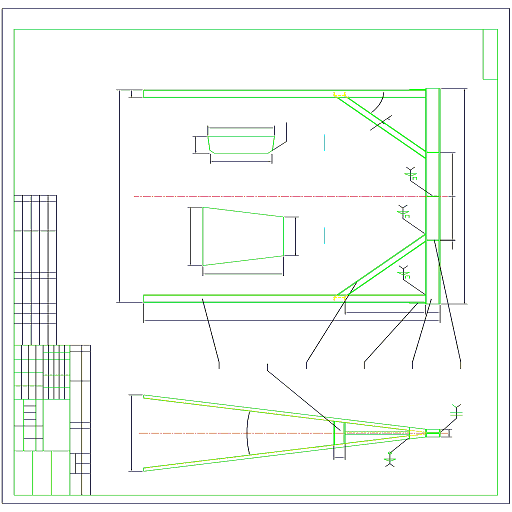
%> input picture 程序/二值图嵌入提取算法/15.bmp, 512 x 512 px
$ octave Mycorner.m   (GNU Octave 9; MATLAB toolbox functions it lacks are replaced by stand-ins)
%> lines starting %> are read from the running program, lines starting %| are printed output that depends on the picture
%清空变量，读取图像
clear;close all
src= imread('15.bmp');
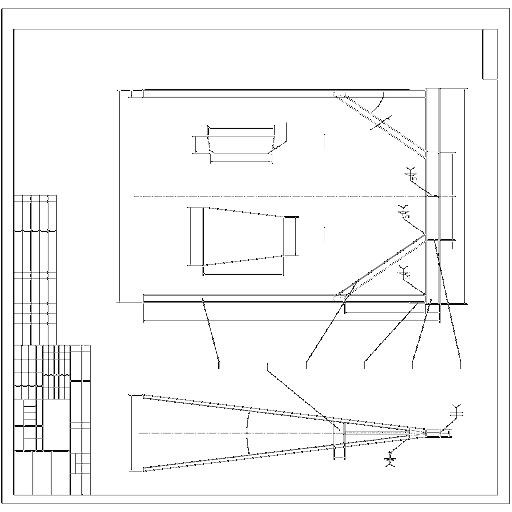
%> src: size 512x512 uint8; min 0, max 255, mean 245.5

% gray=rgb2gray(src);
gray=src;
gray = im2double(gray);
%缩放图像，减少运算时间
% gray = imresize(gray, 0.4);

%用matlab自带的edge函数提取Harris角点，对比效果
C = corner(gray);
%> C = 200 rows, first 12: [425 430; 42 427; 72 382; 37 427; 298 218; 37 451; 43 451; 466 304; 451 437; 432 302; 383 122; 344 306]
imshow(gray),title('matlab-conner'),
% hold on
% plot(C(:,1), C(:,2), 'r*');

wname = 'sym4';
[CA,CH,CV,CD] = dwt2(gray,wname,'mode','per');
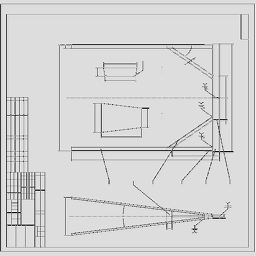
%> CA: size 256x256 double; min 0.136, max 2.29, mean 1.93; drawn with min black and max white
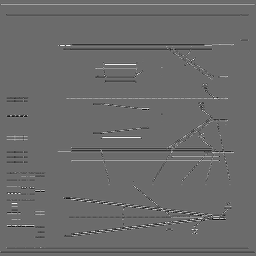
%> CH: size 256x256 double; min -0.867, max 1.18, mean -0.00342; drawn with min black and max white
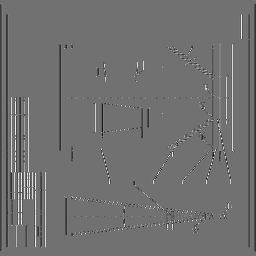
%> CV: size 256x256 double; min -0.881, max 1.1, mean -0.0053; drawn with min black and max white
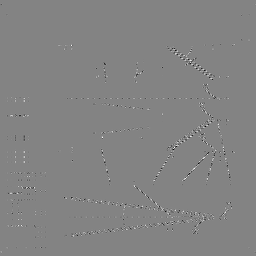
%> CD: size 256x256 double; min -0.971, max 0.91, mean -2.3e-05; drawn with min black and max white
figure(1)
imagesc(CV); title('Vertical Detail Image');
figure(2)
imagesc(CA); title('Lowpass Approximation');
%> after `title('Lowpass Approximation')`:
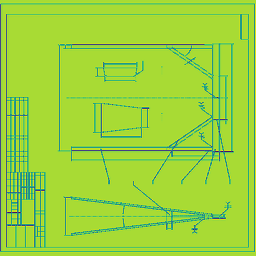
%> displayed picture: size 256x256x3, on the screen's scale of 0 to 255; mean R, G, B 154.6, 211.9, 60.6

hold off

$ run again, with 程序/二值图嵌入提取算法/inWatermarking2.bmp copied over 程序/二值图嵌入提取算法/15.bmp
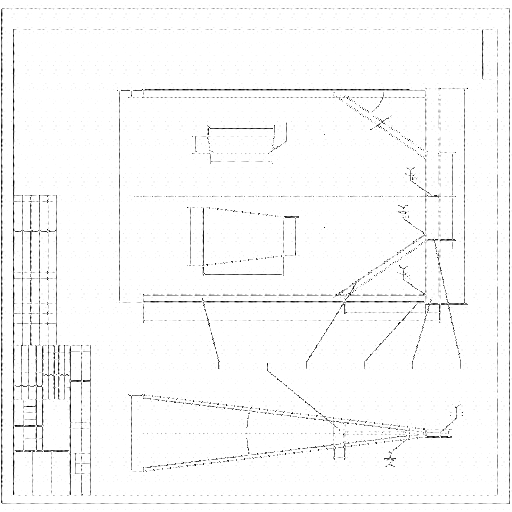
%> input picture 程序/二值图嵌入提取算法/inWatermarking2.bmp, 512 x 512 px
%> src is the input picture: size 512x512 uint8; min 0, max 255, mean 249.2
%> C = 200 rows, first 12: [37 426; 84 382; 425 430; 210 129; 383 123; 449 437; 48 231; 196 465; 292 414; 350 295; 428 437; 42 387]
%> `[CA,CH,CV,CD] = dwt2(gray,wname,'mode','per');`:
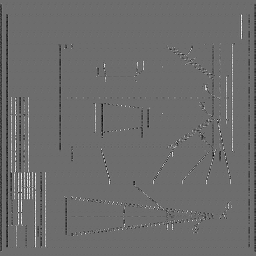
%> CV: size 256x256 double; min -0.765, max 1.02, mean -0.00603; drawn with min black and max white
%> `title('Lowpass Approximation')`:
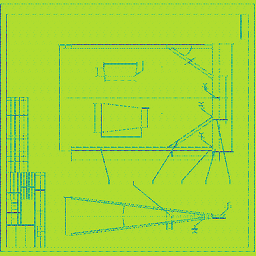
%> displayed picture: size 256x256x3, on the screen's scale of 0 to 255; mean R, G, B 165.1, 216.2, 53.8
